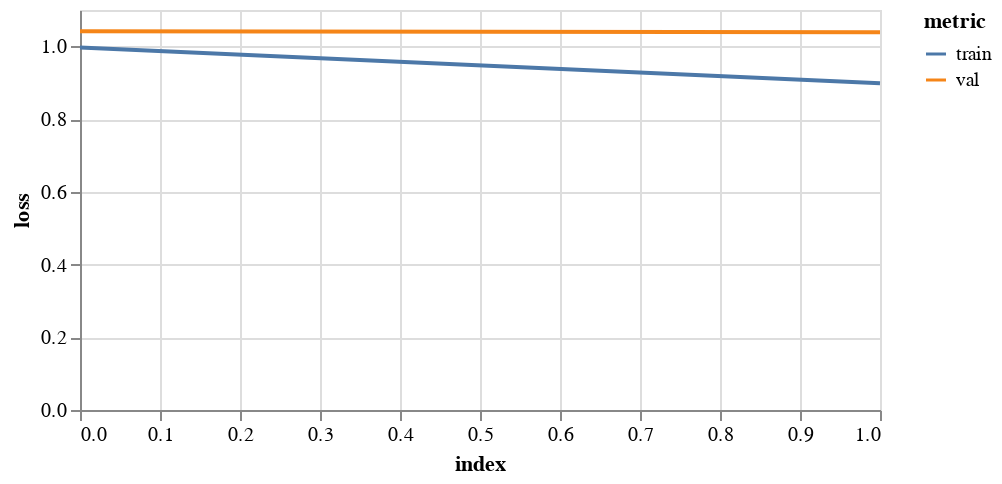
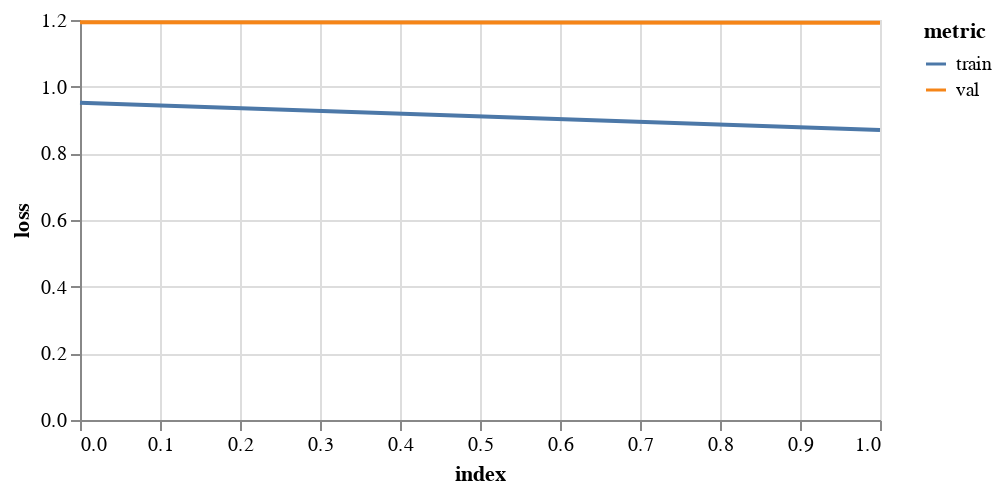
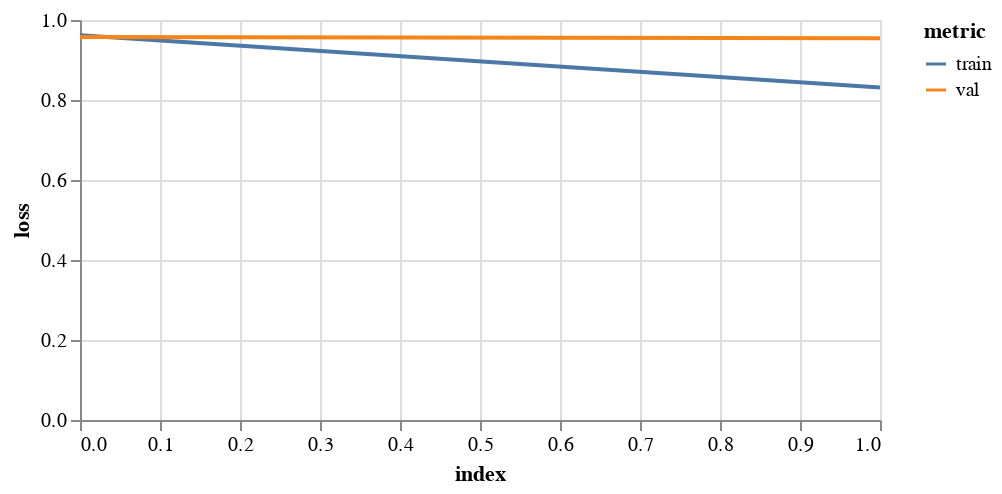

Notebook cell for these charts, in order:
### Code cell
for trainName, trainSet in trainSets.items():
    print('training on '+trainName)

    # train
    gcn = FeaStNet()
    history = gcn.trainModel(trainSet, valSets[trainName], epochs=epochs, batch_size=256, flatten=True, logTrans=False, 
                             ssTrans=True, saveDir=saveDir+trainName)

    display(plotHistory(history))

    # test
    print('testing on '+trainName+'\n')
    resultsDict = gcn.testModel(testSets[trainName], level='field')
    resultsDict['Trained on'] = ['test group']*len(resultsDict['mse'])
    resultsDict['Tested on'] = [trainName]*len(resultsDict['mse'])
    results = pivotDict(resultsDict)
    resultsList.extend(results)
        
pd.DataFrame(resultsList)

### Figure 1 — Vega-Lite specification as saved in the notebook (floating-point values rounded to 4 significant figures)
{"config": {"view": {"continuousWidth": 400, "continuousHeight": 300}}, "data": {"name": "data-3336a1207b2ff56375ce8778a5426a72"}, "mark": "line", "encoding": {"color": {"type": "nominal", "field": "metric"}, "tooltip": [{"type": "quantitative", "field": "epoch"}, {"type": "quantitative", "field": "value"}], "x": {"type": "quantitative", "field": "index"}, "y": {"type": "quantitative", "axis": {"title": "loss"}, "field": "value"}}, "height": 200, "transform": [{"fold": ["train", "val"], "as": ["metric", "value"]}], "width": 400, "$schema": "https://vega.github.io/schema/vega-lite/v4.8.1.json", "datasets": {"data-3336a1207b2ff56375ce8778a5426a72": [{"index": 0, "train": 0.9969, "val": 1.041}, {"index": 1, "train": 0.8982, "val": 1.039}]}}

### Figure 2 — Vega-Lite specification as saved in the notebook (floating-point values rounded to 4 significant figures)
{"config": {"view": {"continuousWidth": 400, "continuousHeight": 300}}, "data": {"name": "data-07466210dfbed88f989f3ab19a0e29f5"}, "mark": "line", "encoding": {"color": {"type": "nominal", "field": "metric"}, "tooltip": [{"type": "quantitative", "field": "epoch"}, {"type": "quantitative", "field": "value"}], "x": {"type": "quantitative", "field": "index"}, "y": {"type": "quantitative", "axis": {"title": "loss"}, "field": "value"}}, "height": 200, "transform": [{"fold": ["train", "val"], "as": ["metric", "value"]}], "width": 400, "$schema": "https://vega.github.io/schema/vega-lite/v4.8.1.json", "datasets": {"data-07466210dfbed88f989f3ab19a0e29f5": [{"index": 0, "train": 0.9516, "val": 1.194}, {"index": 1, "train": 0.8703, "val": 1.191}]}}

### Figure 3 — Vega-Lite specification as saved in the notebook (floating-point values rounded to 4 significant figures)
{"config": {"view": {"continuousWidth": 400, "continuousHeight": 300}}, "data": {"name": "data-1f1d7aaac2c4e632a47c384deaa4320c"}, "mark": "line", "encoding": {"color": {"type": "nominal", "field": "metric"}, "tooltip": [{"type": "quantitative", "field": "epoch"}, {"type": "quantitative", "field": "value"}], "x": {"type": "quantitative", "field": "index"}, "y": {"type": "quantitative", "axis": {"title": "loss"}, "field": "value"}}, "height": 200, "transform": [{"fold": ["train", "val"], "as": ["metric", "value"]}], "width": 400, "$schema": "https://vega.github.io/schema/vega-lite/v4.8.1.json", "datasets": {"data-1f1d7aaac2c4e632a47c384deaa4320c": [{"index": 0, "train": 0.9618, "val": 0.9573}, {"index": 1, "train": 0.8315, "val": 0.9543}]}}
